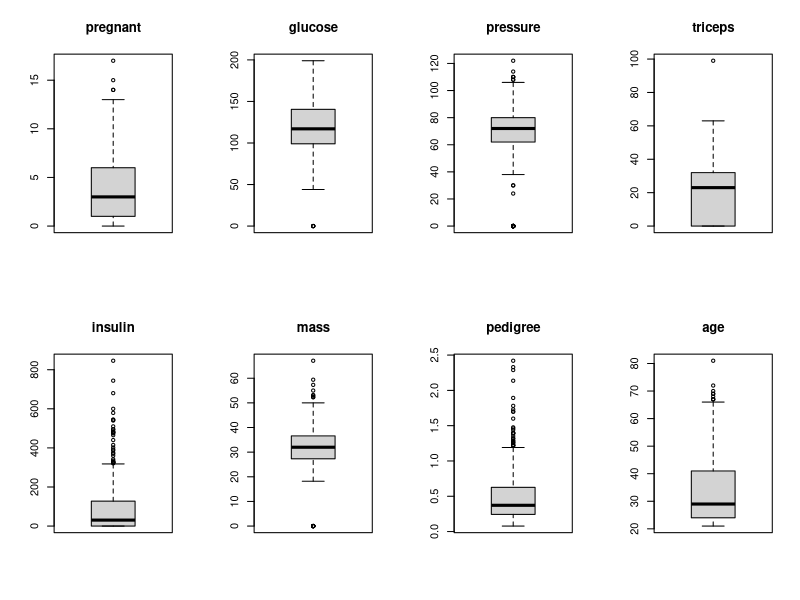
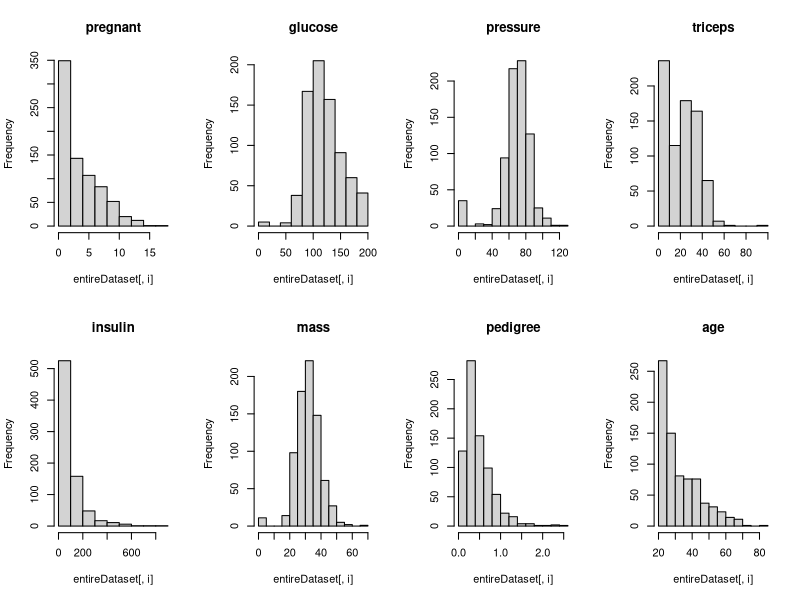
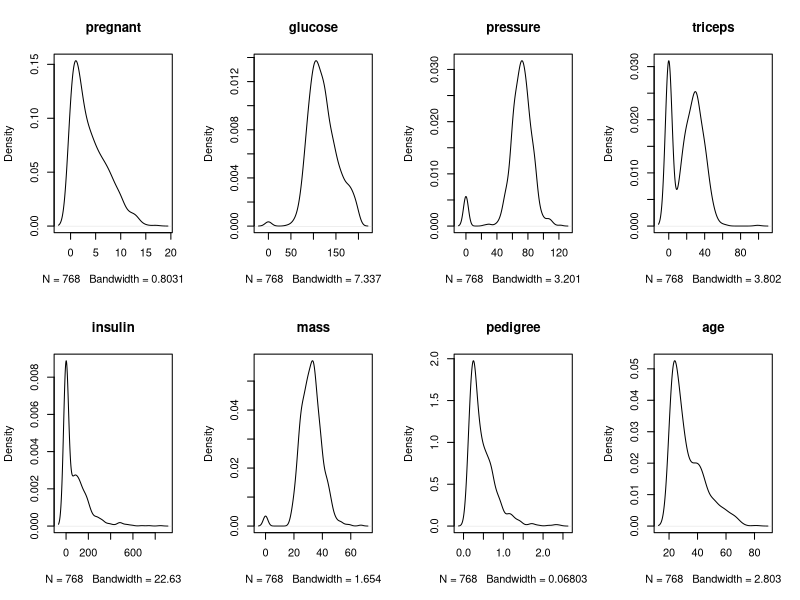
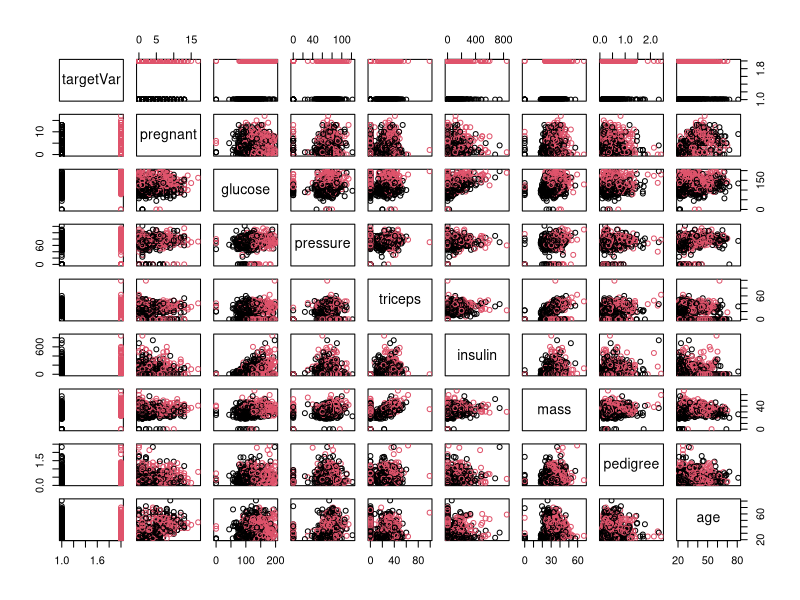
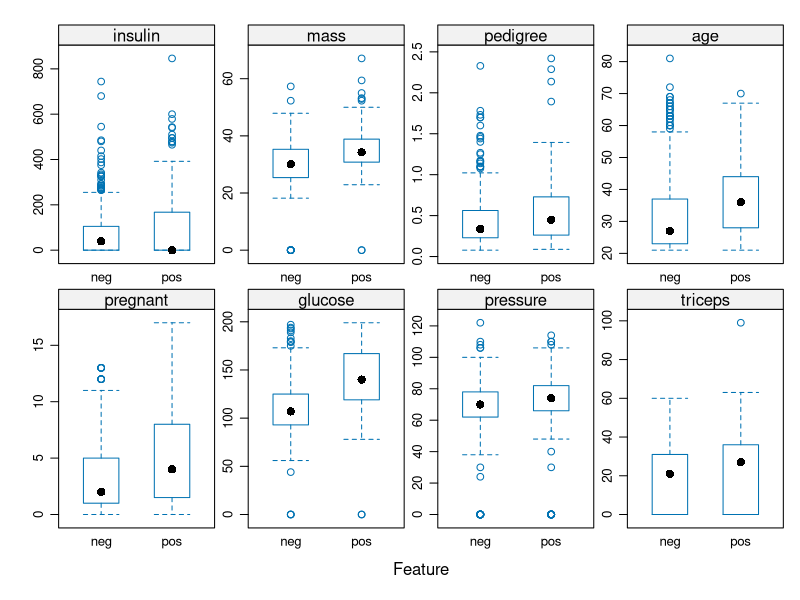
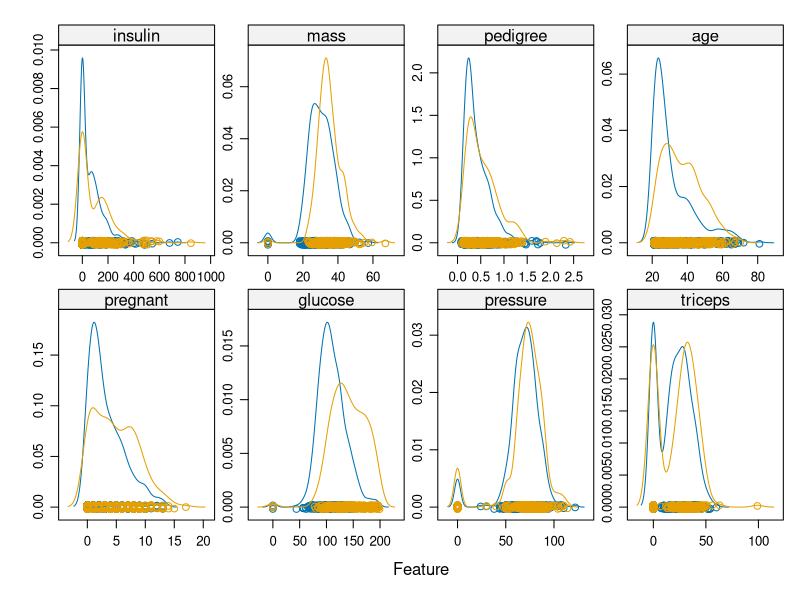
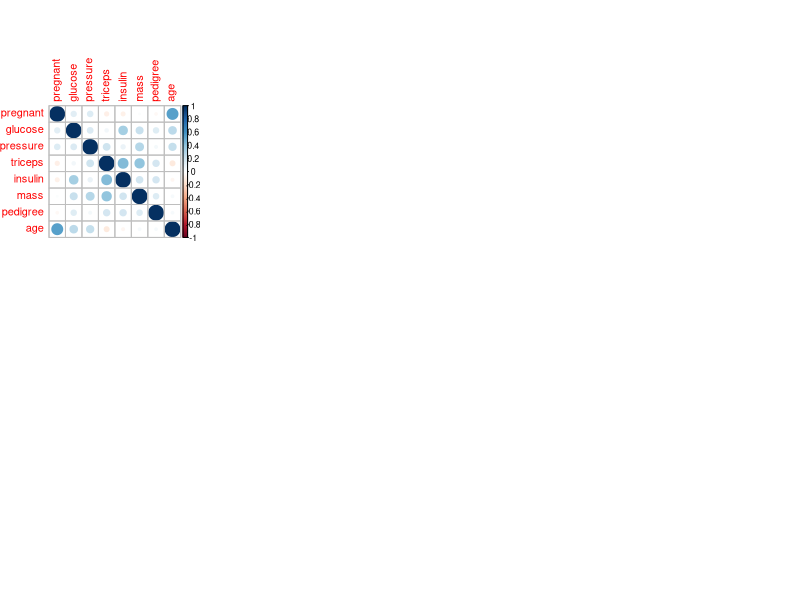

Reproduce these figures in R, in order. (Note: this script raises an error after producing the figures.)
## ---- chunk 1
knitr::opts_chunk$set(echo = TRUE)
## ---- chunk 2
library(mlbench)
library(caret)
library(corrplot)
library(ROCR)
## ---- chunk 3
#entireDataset <- read.csv("some_dataset.csv", header= TRUE)
data(PimaIndiansDiabetes)
entireDataset <- PimaIndiansDiabetes

# Use variable totCol to hold the number of columns in the dataframe
totCol <- ncol(entireDataset)

# Rename the class/target column to a standard label
colnames(entireDataset)[ncol(entireDataset)] <- "targetVar"
## ---- chunk 4
head(entireDataset)
## ---- chunk 5
dim(entireDataset)
## ---- chunk 6
sapply(entireDataset, class)
## ---- chunk 7
summary(entireDataset)
## ---- chunk 8
entireDataset_x <- entireDataset[,1:(totCol-1)]
entireDataset_y <- entireDataset[,totCol]
cbind(freq=table(entireDataset_y), percentage=prop.table(table(entireDataset_y))*100)
## ---- chunk 9
sapply(entireDataset, function(x) sum(is.na(x)))
## ---- chunk 10
# Set up a variable for the total number of attribute columns (totAttr)
totAttr <- totCol-1
# Set up the number of row and columns for visualization display. dispRow * dispCol should be >= totAttr
dispCol <- 4
if (totAttr%%dispCol == 0) {
dispRow <- totAttr%/%dispCol
} else {
dispRow <- (totAttr%/%dispCol) + 1
}
## ---- chunk 11
# Boxplots for each attribute
par(mfrow=c(dispRow,dispCol))
for(i in 1:totAttr) {
	boxplot(entireDataset[,i], main=names(entireDataset)[i])
}
## ---- chunk 12
# Histograms each attribute
par(mfrow=c(dispRow,dispCol))
for(i in 1:totAttr) {
	hist(entireDataset[,i], main=names(entireDataset)[i])
}
## ---- chunk 13
# Density plot for each attribute
par(mfrow=c(dispRow,dispCol))
for(i in 1:totAttr) {
	plot(density(entireDataset[,i]), main=names(entireDataset)[i])
}
## ---- chunk 14
# Scatterplot matrix colored by class
pairs(targetVar~., data=entireDataset, col=entireDataset$targetVar)
## ---- chunk 15
# Box and whisker plots for each attribute by class
scales <- list(x=list(relation="free"), y=list(relation="free"))
featurePlot(x=entireDataset_x, y=entireDataset_y, plot="box", scales=scales)
## ---- chunk 16
# Density plots for each attribute by class value
featurePlot(x=entireDataset_x, y=entireDataset_y, plot="density", scales=scales)
## ---- chunk 17
# Correlation plot
correlations <- cor(entireDataset_x)
corrplot(correlations, method="circle")
## ---- chunk 18
# Not applicable for this iteration of the project.

# Mark missing values
#invalid <- 0
#entireDataset$some_col[entireDataset$some_col==invalid] <- NA

# Impute missing values
#entireDataset$some_col <- with(entireDataset, impute(some_col, mean))
## ---- chunk 19
# Not applicable for this iteration of the project.
## ---- chunk 20
# Not applicable for this iteration of the project.
## ---- chunk 21
seedNum <- 888
set.seed(seedNum)

# Create a list of 80% of the rows in the original dataset we can use for training
training_index <- createDataPartition(entireDataset$targetVar, p=0.80, list=FALSE)

# Use 80% of data to training and testing the models
training <- entireDataset[training_index,]

# Select the remaining 20% of the data for validation
validation <- entireDataset[-training_index,]
## ---- chunk 22
# Run algorithms using 10-fold cross validation
control <- trainControl(method="repeatedcv", number=10, repeats=3)
metricTarget <- "Accuracy"
## ---- chunk 23
# Logistic Regression (Classification)
set.seed(seedNum)
fit.glm <- train(targetVar~., data=training, method="glm", metric=metricTarget, trControl=control)
## ---- chunk 24
# Linear Discriminant Analysis (Classification)
set.seed(seedNum)
fit.lda <- train(targetVar~., data=training, method="lda", metric=metricTarget, trControl=control)
## ---- chunk 25
# Decision Tree - CART (Regression/Classification)
set.seed(seedNum)
fit.cart <- train(targetVar~., data=training, method="rpart", metric=metricTarget, trControl=control)
## ---- chunk 26
# Naive Bayes (Classification)
set.seed(seedNum)
fit.nb <- train(targetVar~., data=training, method="nb", metric=metricTarget, trControl=control)
## ---- chunk 27
# k-Nearest Neighbors (Regression/Classification)
set.seed(seedNum)
fit.knn <- train(targetVar~., data=training, method="knn", metric=metricTarget, trControl=control)
## ---- chunk 28
# Support Vector Machine (Regression/Classification)
set.seed(seedNum)
fit.svm <- train(targetVar~., data=training, method="svmRadial", metric=metricTarget, trControl=control)
## ---- chunk 29
# Bagged CART (Regression/Classification)
set.seed(seedNum)
fit.bagcart <- train(targetVar~., data=training, method="treebag", metric=metricTarget, trControl=control)
## ---- chunk 30
# Random Forest (Regression/Classification)
set.seed(seedNum)
fit.rf <- train(targetVar~., data=training, method="rf", metric=metricTarget, trControl=control)
## ---- chunk 31
# AdaBoost (Classification)
set.seed(seedNum)
fit.ada <- train(targetVar~., data=training, method="ada", metric=metricTarget, trControl=control)
## ---- chunk 32
# Stochastic Gradient Boosting (Regression/Classification)
set.seed(seedNum)
fit.gbm <- train(targetVar~., data=training, method="gbm", metric=metricTarget, trControl=control)
## ---- chunk 33
results <- resamples(list(LogReg=fit.glm, LDA=fit.lda, CART=fit.cart, NB=fit.nb, kNN=fit.knn, SVM=fit.svm, BagCART=fit.bagcart, RF=fit.rf, AdaBoost=fit.ada, GBM=fit.gbm))
summary(results)
dotplot(results)
## ---- chunk 34
# Tuning algorithm #1 - Logistic Regression
# GLM requires no tuning parameters.
set.seed(seedNum)
fit.final1 <- fit.glm
print(fit.final1)
## ---- chunk 35
# Tuning algorithm #2 - Support Vector Machine
set.seed(seedNum)
grid <- expand.grid(sigma = c(.01, .015, 0.2), C = c(0.25, 0.5, 0.75, 1))
fit.final2 <- train(targetVar~., data=training, method="svmRadial", metric=metricTarget, tuneGrid=grid, trControl=control)
plot(fit.final2)
print(fit.final2)
## ---- chunk 36
# Tuning algorithm #3 - Stochastic Gradient Boosting
set.seed(seedNum)
grid <- expand.grid(.n.trees=c(100, 200, 300), .shrinkage=c(0.01, 0.05, 0.1), .interaction.depth=c(1, 2, 3), .n.minobsinnode=c(3, 6, 10))
fit.final3 <- train(targetVar~., data=training, method="gbm", metric=metricTarget, tuneGrid=grid, trControl=control)
plot(fit.final3)
print(fit.final3)
## ---- chunk 37
results <- resamples(list(LogReg=fit.final1, SVM=fit.final2, GBM=fit.final3))
summary(results)
dotplot(results)
## ---- chunk 38
predictions <- predict(fit.final2, newdata=validation)
confusionMatrix(predictions, validation$targetVar)

pred <- prediction(as.numeric(predictions), as.numeric(validation$targetVar))
perf <- performance(pred, measure = "tpr", x.measure = "fpr")
plot(perf, colorize=TRUE)
auc <- performance(pred, measure = "auc")
auc <- auc@y.values[[1]]
auc
## ---- chunk 39
set.seed(seedNum)
finalModel <- glm(targetVar~., data=entireDataset, family="binomial")
summary(finalModel)
## ---- chunk 40
#saveRDS(finalModel, "./finalModel_BinaryClass.rds")
